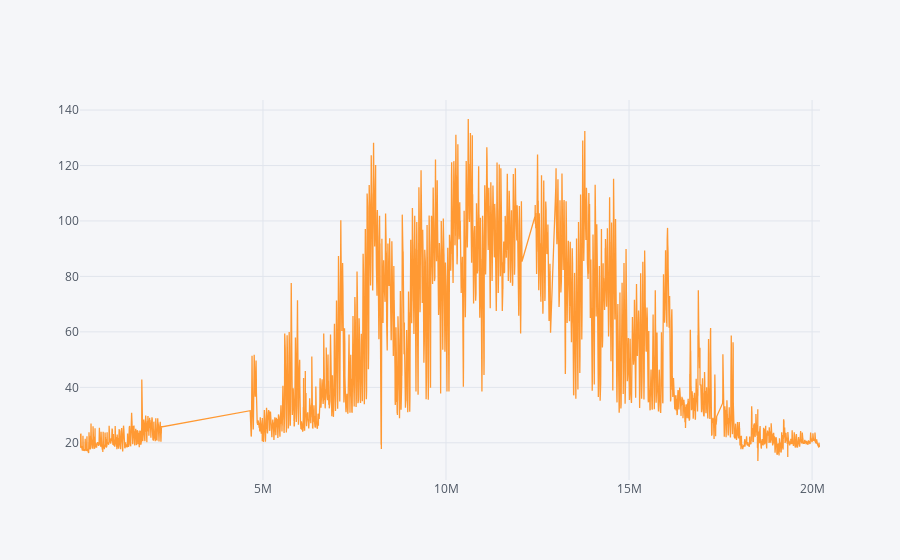

Here is the notebook cell this chart was saved with:
### Code cell
train_0_0 = train_0[train_0.building_id == 1409]
train_0_0.meter_reading.iplot(kind='scatter')

### Figure 1 — Plotly figure (JSON) as saved in the notebook; plotly's stock layout.template omitted (floating-point values rounded to 4 significant figures; data arrays with more than 128 entries replaced by an {"elided": "..."} marker saying what was removed)
{"data": [{"line": {"color": "rgba(255, 153, 51, 1.0)", "dash": "solid", "shape": "linear", "width": 1.3}, "mode": "lines", "name": "meter_reading", "text": "", "type": "scatter", "x": {"elided": "7326 int values"}, "y": {"elided": "7326 float values"}}], "layout": {"legend": {"bgcolor": "#F5F6F9", "font": {"color": "#4D5663"}}, "paper_bgcolor": "#F5F6F9", "plot_bgcolor": "#F5F6F9", "title": {"font": {"color": "#4D5663"}}, "xaxis": {"gridcolor": "#E1E5ED", "showgrid": true, "tickfont": {"color": "#4D5663"}, "title": {"font": {"color": "#4D5663"}, "text": ""}, "zerolinecolor": "#E1E5ED"}, "yaxis": {"gridcolor": "#E1E5ED", "showgrid": true, "tickfont": {"color": "#4D5663"}, "title": {"font": {"color": "#4D5663"}, "text": ""}, "zerolinecolor": "#E1E5ED"}}}
